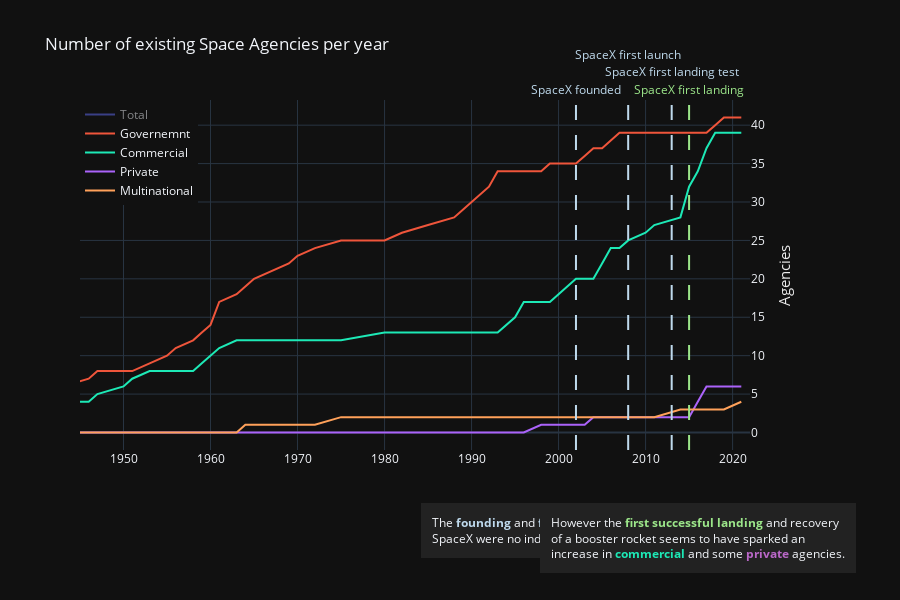

Notebook source saved alongside this figure:
### Code cell
x_year = total_agencies_per_year['year']
passive_color = '#bed9ec'
success_color = '#9ce68a'
commercial_color = '#1de9b6'
private_color = '#ba68c8'
annotation_bgcolor = '#222'

agencies_over_time_fig = go.Figure(
  layout={
    'template': 'plotly_dark',
    'title': 'Number of existing Space Agencies per year',
    'height': 600,
    'margin_b': 150,
    'margin_r': 150,
    'xaxis_range': [1945, 2022],
    'yaxis': {
      'side': 'right',
      'title': 'Agencies',
      'title_font_color': '#ececec',
      'title_font_size': 15,
    },
    'legend_x': 0
  },
)

agencies_over_time_fig.add_trace(go.Scatter(
  name='Total',
  mode='lines',
  hovertext=total_agencies_per_year['new'],
  x=x_year,
  y=total_agencies_per_year['total'],
  visible='legendonly'
))
agencies_over_time_fig.add_trace(go.Scatter(
  name='Governemnt',
  mode='lines',
  hovertext=total_agencies_per_year['new_government'],
  x=x_year,
  y=total_agencies_per_year['total_government']
))
agencies_over_time_fig.add_trace(go.Scatter(
  name='Commercial',
  mode='lines',
  hovertext=total_agencies_per_year['new_commercial'],
  x=x_year,
  y=total_agencies_per_year['total_commercial'],
  line={'color':commercial_color}
))
agencies_over_time_fig.add_trace(go.Scatter(
  name='Private',
  mode='lines',
  hovertext=total_agencies_per_year['new_private'],
  x=x_year,
  y=total_agencies_per_year['total_private']
))
agencies_over_time_fig.add_trace(go.Scatter(
  name='Multinational',
  mode='lines',
  hovertext=total_agencies_per_year['new_multinational'],
  x=x_year,
  y=total_agencies_per_year['total_multinational']
))

agencies_over_time_fig.add_vline(
  spaceX_founding.year,
  annotation={'text': 'SpaceX founded', 'font_color': passive_color},
  annotation_position='top',
  line={'dash': 'longdash', 'color': passive_color}
)
agencies_over_time_fig.add_vline(
  spaceX_first_launch.year,
  annotation={'text': 'SpaceX first launch', 'font_color': passive_color, 'y': 1.10},
  annotation_position='top',
  line={'dash': 'longdash', 'color': passive_color}
)
agencies_over_time_fig.add_vline(
  spaceX_first_test_landing.year,
  annotation={'text': 'SpaceX first landing test', 'font_color': passive_color, 'y': 1.05},
  annotation_position='top',
  line={'dash': 'longdash', 'color': passive_color}
)
agencies_over_time_fig.add_vline(
  spaceX_first_landing.year,
  annotation={'text': 'SpaceX first landing', 'font_color': success_color},
  annotation_position='top',
  line={'dash': 'longdash', 'color': success_color}
)

agencies_over_time_fig.add_annotation(go.layout.Annotation(
  text='The <b style="color: ' + passive_color + '">founding</b> and <b style="color: ' + passive_color + '">first successful launch</b> of<br>SpaceX were no industry changing events.',
  align='left',
  showarrow=False,
  x=2000,
  yref='paper',
  y=-0.15,
  yanchor='top',
  bgcolor=annotation_bgcolor,
  bordercolor=annotation_bgcolor,
  borderwidth=10
))
agencies_over_time_fig.add_annotation(go.layout.Annotation(
  text='However the <b style="color: ' + success_color + '">first successful landing</b> and recovery<br>of a booster rocket seems to have sparked an<br>increase in <b style="color: ' + commercial_color + '">commercial</b> and some <b style="color: ' + private_color + '">private</b> agencies.',
  align='left',
  showarrow=False,
  x=2016,
  yref='paper',
  y=-0.15,
  yanchor='top',
  bgcolor=annotation_bgcolor,
  bordercolor=annotation_bgcolor,
  borderwidth=10
))

agencies_over_time_fig.show()

### Figure 1 — Plotly figure (JSON) as saved in the notebook; plotly's stock layout.template omitted (floating-point values rounded to 4 significant figures)
{"data": [{"hovertext": [1, 1, 1, 1, 1, 1, 1, 1, 1, 1, 1, 1, 1, 2, 1, 1, 2, 1, 1, 1, 2, 2, 4, 2, 2, 1, 2, 1, 1, 2, 1, 1, 1, 1, 1, 1, 2, 2, 2, 2, 1, 1, 1, 2, 1, 2, 3, 3, 1, 1, 1, 1, 3, 6, 4, 5, 3, 1, 1], "mode": "lines", "name": "Total", "type": "scatter", "visible": "legendonly", "x": [1717, 1884, 1904, 1908, 1916, 1917, 1923, 1928, 1931, 1940, 1942, 1943, 1946, 1947, 1950, 1951, 1953, 1955, 1956, 1958, 1959, 1960, 1961, 1963, 1964, 1965, 1969, 1970, 1972, 1975, 1980, 1982, 1985, 1988, 1989, 1990, 1992, 1993, 1995, 1996, 1998, 1999, 2000, 2002, 2003, 2004, 2005, 2006, 2007, 2008, 2010, 2011, 2014, 2015, 2016, 2017, 2018, 2019, 2021], "y": [1, 2, 3, 4, 5, 6, 7, 8, 9, 10, 11, 12, 13, 15, 16, 17, 19, 20, 21, 22, 24, 26, 30, 32, 34, 35, 37, 38, 39, 41, 42, 43, 44, 45, 46, 47, 49, 51, 53, 55, 56, 57, 58, 60, 61, 63, 66, 69, 70, 71, 72, 73, 76, 82, 86, 91, 94, 95, 96]}, {"hovertext": [1, 0, 1, 0, 1, 0, 1, 0, 1, 1, 0, 0, 1, 1, 0, 0, 1, 1, 1, 1, 1, 1, 3, 1, 1, 1, 2, 1, 1, 1, 0, 1, 1, 1, 1, 1, 2, 2, 0, 0, 0, 1, 0, 0, 1, 1, 0, 1, 1, 0, 0, 0, 0, 0, 0, 0, 1, 1, 0], "mode": "lines", "name": "Governemnt", "type": "scatter", "x": [1717, 1884, 1904, 1908, 1916, 1917, 1923, 1928, 1931, 1940, 1942, 1943, 1946, 1947, 1950, 1951, 1953, 1955, 1956, 1958, 1959, 1960, 1961, 1963, 1964, 1965, 1969, 1970, 1972, 1975, 1980, 1982, 1985, 1988, 1989, 1990, 1992, 1993, 1995, 1996, 1998, 1999, 2000, 2002, 2003, 2004, 2005, 2006, 2007, 2008, 2010, 2011, 2014, 2015, 2016, 2017, 2018, 2019, 2021], "y": [1, 1, 2, 2, 3, 3, 4, 4, 5, 6, 6, 6, 7, 8, 8, 8, 9, 10, 11, 12, 13, 14, 17, 18, 19, 20, 22, 23, 24, 25, 25, 26, 27, 28, 29, 30, 32, 34, 34, 34, 34, 35, 35, 35, 36, 37, 37, 38, 39, 39, 39, 39, 39, 39, 39, 39, 40, 41, 41]}, {"hovertext": [0, 1, 0, 1, 0, 0, 0, 0, 0, 0, 1, 1, 0, 1, 1, 1, 1, 0, 0, 0, 1, 1, 1, 1, 0, 0, 0, 0, 0, 0, 1, 0, 0, 0, 0, 0, 0, 0, 2, 2, 0, 0, 1, 2, 0, 0, 2, 2, 0, 1, 1, 1, 1, 4, 2, 3, 2, 0, 0], "line": {"color": "#1de9b6"}, "mode": "lines", "name": "Commercial", "type": "scatter", "x": [1717, 1884, 1904, 1908, 1916, 1917, 1923, 1928, 1931, 1940, 1942, 1943, 1946, 1947, 1950, 1951, 1953, 1955, 1956, 1958, 1959, 1960, 1961, 1963, 1964, 1965, 1969, 1970, 1972, 1975, 1980, 1982, 1985, 1988, 1989, 1990, 1992, 1993, 1995, 1996, 1998, 1999, 2000, 2002, 2003, 2004, 2005, 2006, 2007, 2008, 2010, 2011, 2014, 2015, 2016, 2017, 2018, 2019, 2021], "y": [0, 1, 1, 2, 2, 2, 2, 2, 2, 2, 3, 4, 4, 5, 6, 7, 8, 8, 8, 8, 9, 10, 11, 12, 12, 12, 12, 12, 12, 12, 13, 13, 13, 13, 13, 13, 13, 13, 15, 17, 17, 17, 18, 20, 20, 20, 22, 24, 24, 25, 26, 27, 28, 32, 34, 37, 39, 39, 39]}, {"hovertext": [0, 0, 0, 0, 0, 0, 0, 0, 0, 0, 0, 0, 0, 0, 0, 0, 0, 0, 0, 0, 0, 0, 0, 0, 0, 0, 0, 0, 0, 0, 0, 0, 0, 0, 0, 0, 0, 0, 0, 0, 1, 0, 0, 0, 0, 1, 0, 0, 0, 0, 0, 0, 0, 0, 2, 2, 0, 0, 0], "mode": "lines", "name": "Private", "type": "scatter", "x": [1717, 1884, 1904, 1908, 1916, 1917, 1923, 1928, 1931, 1940, 1942, 1943, 1946, 1947, 1950, 1951, 1953, 1955, 1956, 1958, 1959, 1960, 1961, 1963, 1964, 1965, 1969, 1970, 1972, 1975, 1980, 1982, 1985, 1988, 1989, 1990, 1992, 1993, 1995, 1996, 1998, 1999, 2000, 2002, 2003, 2004, 2005, 2006, 2007, 2008, 2010, 2011, 2014, 2015, 2016, 2017, 2018, 2019, 2021], "y": [0, 0, 0, 0, 0, 0, 0, 0, 0, 0, 0, 0, 0, 0, 0, 0, 0, 0, 0, 0, 0, 0, 0, 0, 0, 0, 0, 0, 0, 0, 0, 0, 0, 0, 0, 0, 0, 0, 0, 0, 1, 1, 1, 1, 1, 2, 2, 2, 2, 2, 2, 2, 2, 2, 4, 6, 6, 6, 6]}, {"hovertext": [0, 0, 0, 0, 0, 0, 0, 0, 0, 0, 0, 0, 0, 0, 0, 0, 0, 0, 0, 0, 0, 0, 0, 0, 1, 0, 0, 0, 0, 1, 0, 0, 0, 0, 0, 0, 0, 0, 0, 0, 0, 0, 0, 0, 0, 0, 0, 0, 0, 0, 0, 0, 1, 0, 0, 0, 0, 0, 1], "mode": "lines", "name": "Multinational", "type": "scatter", "x": [1717, 1884, 1904, 1908, 1916, 1917, 1923, 1928, 1931, 1940, 1942, 1943, 1946, 1947, 1950, 1951, 1953, 1955, 1956, 1958, 1959, 1960, 1961, 1963, 1964, 1965, 1969, 1970, 1972, 1975, 1980, 1982, 1985, 1988, 1989, 1990, 1992, 1993, 1995, 1996, 1998, 1999, 2000, 2002, 2003, 2004, 2005, 2006, 2007, 2008, 2010, 2011, 2014, 2015, 2016, 2017, 2018, 2019, 2021], "y": [0, 0, 0, 0, 0, 0, 0, 0, 0, 0, 0, 0, 0, 0, 0, 0, 0, 0, 0, 0, 0, 0, 0, 0, 1, 1, 1, 1, 1, 2, 2, 2, 2, 2, 2, 2, 2, 2, 2, 2, 2, 2, 2, 2, 2, 2, 2, 2, 2, 2, 2, 2, 3, 3, 3, 3, 3, 3, 4]}], "layout": {"annotations": [{"font": {"color": "#bed9ec"}, "showarrow": false, "text": "SpaceX founded", "x": 2002, "xanchor": "center", "xref": "x", "y": 1, "yanchor": "bottom", "yref": "y domain"}, {"font": {"color": "#bed9ec"}, "showarrow": false, "text": "SpaceX first launch", "x": 2008, "xanchor": "center", "xref": "x", "y": 1.1, "yanchor": "bottom", "yref": "y domain"}, {"font": {"color": "#bed9ec"}, "showarrow": false, "text": "SpaceX first landing test", "x": 2013, "xanchor": "center", "xref": "x", "y": 1.05, "yanchor": "bottom", "yref": "y domain"}, {"font": {"color": "#9ce68a"}, "showarrow": false, "text": "SpaceX first landing", "x": 2015, "xanchor": "center", "xref": "x", "y": 1, "yanchor": "bottom", "yref": "y domain"}, {"align": "left", "bgcolor": "#222", "bordercolor": "#222", "borderwidth": 10, "showarrow": false, "text": "The <b style=\"color: #bed9ec\">founding</b> and <b style=\"color: #bed9ec\">first successful launch</b> of<br>SpaceX were no industry changing events.", "x": 2000, "y": -0.15, "yanchor": "top", "yref": "paper"}, {"align": "left", "bgcolor": "#222", "bordercolor": "#222", "borderwidth": 10, "showarrow": false, "text": "However the <b style=\"color: #9ce68a\">first successful landing</b> and recovery<br>of a booster rocket seems to have sparked an<br>increase in <b style=\"color: #1de9b6\">commercial</b> and some <b style=\"color: #ba68c8\">private</b> agencies.", "x": 2016, "y": -0.15, "yanchor": "top", "yref": "paper"}], "height": 600, "legend": {"x": 0}, "margin": {"b": 150, "r": 150}, "shapes": [{"line": {"color": "#bed9ec", "dash": "longdash"}, "type": "line", "x0": 2002, "x1": 2002, "xref": "x", "y0": 0, "y1": 1, "yref": "y domain"}, {"line": {"color": "#bed9ec", "dash": "longdash"}, "type": "line", "x0": 2008, "x1": 2008, "xref": "x", "y0": 0, "y1": 1, "yref": "y domain"}, {"line": {"color": "#bed9ec", "dash": "longdash"}, "type": "line", "x0": 2013, "x1": 2013, "xref": "x", "y0": 0, "y1": 1, "yref": "y domain"}, {"line": {"color": "#9ce68a", "dash": "longdash"}, "type": "line", "x0": 2015, "x1": 2015, "xref": "x", "y0": 0, "y1": 1, "yref": "y domain"}], "title": {"text": "Number of existing Space Agencies per year"}, "xaxis": {"range": [1945, 2022]}, "yaxis": {"side": "right", "title": {"font": {"color": "#ececec", "size": 15}, "text": "Agencies"}}}}
